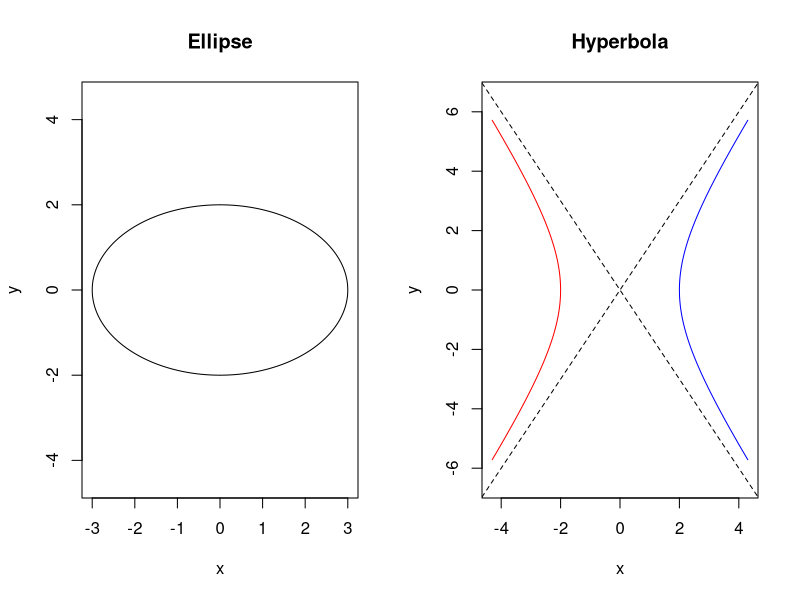

This figure's R source:
t <- seq(0, 2*pi, length.out=400)
par(mfrow=c(1,2))
plot(3*cos(t), 2*sin(t), type="l", asp=1, xlab="x", ylab="y", main="Ellipse")
u <- seq(-1.4,1.4,length.out=300)
plot(c(2*cosh(u),-2*cosh(u)), c(3*sinh(u),3*sinh(u)), type="n", asp=1, xlab="x", ylab="y", main="Hyperbola")
lines(2*cosh(u),3*sinh(u),col="blue"); lines(-2*cosh(u),3*sinh(u),col="red")
abline(a=0,b=1.5,lty=2);abline(a=0,b=-1.5,lty=2)
par(mfrow=c(1,1))
